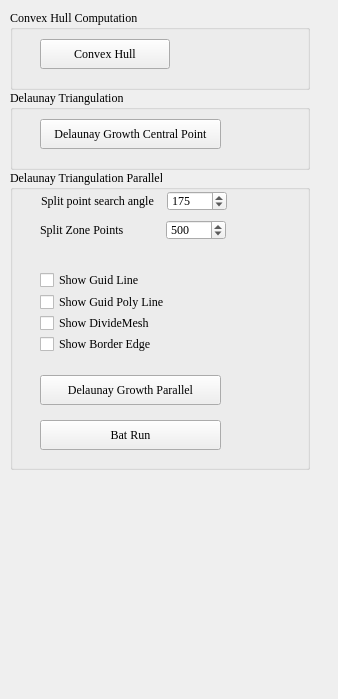
<?xml version="1.0" encoding="UTF-8"?>
<ui version="4.0">
 <class>FormDelaunayParallel</class>
 <widget class="QWidget" name="FormDelaunayParallel">
  <property name="geometry">
   <rect>
    <x>0</x>
    <y>0</y>
    <width>338</width>
    <height>699</height>
   </rect>
  </property>
  <property name="font">
   <font>
    <family>Times New Roman</family>
   </font>
  </property>
  <property name="windowTitle">
   <string>Form</string>
  </property>
  <widget class="QGroupBox" name="groupBox">
   <property name="geometry">
    <rect>
     <x>10</x>
     <y>10</y>
     <width>300</width>
     <height>80</height>
    </rect>
   </property>
   <property name="minimumSize">
    <size>
     <width>300</width>
     <height>80</height>
    </size>
   </property>
   <property name="maximumSize">
    <size>
     <width>300</width>
     <height>80</height>
    </size>
   </property>
   <property name="title">
    <string>Convex Hull Computation</string>
   </property>
   <widget class="QPushButton" name="pushButtonConvexHull">
    <property name="geometry">
     <rect>
      <x>30</x>
      <y>29</y>
      <width>130</width>
      <height>30</height>
     </rect>
    </property>
    <property name="minimumSize">
     <size>
      <width>130</width>
      <height>30</height>
     </size>
    </property>
    <property name="text">
     <string>Convex Hull</string>
    </property>
   </widget>
  </widget>
  <widget class="QGroupBox" name="groupBox_2">
   <property name="geometry">
    <rect>
     <x>10</x>
     <y>90</y>
     <width>300</width>
     <height>80</height>
    </rect>
   </property>
   <property name="minimumSize">
    <size>
     <width>300</width>
     <height>80</height>
    </size>
   </property>
   <property name="maximumSize">
    <size>
     <width>300</width>
     <height>80</height>
    </size>
   </property>
   <property name="title">
    <string>Delaunay Triangulation</string>
   </property>
   <widget class="QPushButton" name="pushButtonDelaunayGrowth">
    <property name="geometry">
     <rect>
      <x>30</x>
      <y>29</y>
      <width>181</width>
      <height>30</height>
     </rect>
    </property>
    <property name="minimumSize">
     <size>
      <width>130</width>
      <height>30</height>
     </size>
    </property>
    <property name="text">
     <string>Delaunay Growth Central Point</string>
    </property>
   </widget>
  </widget>
  <widget class="QGroupBox" name="groupBox_3">
   <property name="geometry">
    <rect>
     <x>10</x>
     <y>170</y>
     <width>300</width>
     <height>300</height>
    </rect>
   </property>
   <property name="minimumSize">
    <size>
     <width>300</width>
     <height>300</height>
    </size>
   </property>
   <property name="maximumSize">
    <size>
     <width>300</width>
     <height>300</height>
    </size>
   </property>
   <property name="title">
    <string>Delaunay Triangulation Parallel</string>
   </property>
   <widget class="QPushButton" name="pushButtonDelaunayGrowthParallel">
    <property name="geometry">
     <rect>
      <x>30</x>
      <y>205</y>
      <width>181</width>
      <height>30</height>
     </rect>
    </property>
    <property name="minimumSize">
     <size>
      <width>130</width>
      <height>30</height>
     </size>
    </property>
    <property name="text">
     <string>Delaunay Growth Parallel</string>
    </property>
   </widget>
   <widget class="QWidget" name="layoutWidget">
    <property name="geometry">
     <rect>
      <x>30</x>
      <y>49</y>
      <width>188</width>
      <height>22</height>
     </rect>
    </property>
    <layout class="QHBoxLayout" name="horizontalLayout_2">
     <item>
      <widget class="QLabel" name="labelThickNess_5">
       <property name="minimumSize">
        <size>
         <width>120</width>
         <height>20</height>
        </size>
       </property>
       <property name="maximumSize">
        <size>
         <width>120</width>
         <height>20</height>
        </size>
       </property>
       <property name="text">
        <string>Split Zone Points</string>
       </property>
      </widget>
     </item>
     <item>
      <widget class="QSpinBox" name="spinBoxSplitZonePoints">
       <property name="minimumSize">
        <size>
         <width>60</width>
         <height>20</height>
        </size>
       </property>
       <property name="maximumSize">
        <size>
         <width>60</width>
         <height>20</height>
        </size>
       </property>
       <property name="minimum">
        <number>10</number>
       </property>
       <property name="maximum">
        <number>5000</number>
       </property>
       <property name="singleStep">
        <number>10</number>
       </property>
       <property name="value">
        <number>500</number>
       </property>
      </widget>
     </item>
    </layout>
   </widget>
   <widget class="QWidget" name="layoutWidget">
    <property name="geometry">
     <rect>
      <x>31</x>
      <y>20</y>
      <width>188</width>
      <height>22</height>
     </rect>
    </property>
    <layout class="QHBoxLayout" name="horizontalLayout">
     <item>
      <widget class="QLabel" name="labelThickNess_4">
       <property name="minimumSize">
        <size>
         <width>120</width>
         <height>20</height>
        </size>
       </property>
       <property name="maximumSize">
        <size>
         <width>120</width>
         <height>20</height>
        </size>
       </property>
       <property name="text">
        <string>Split point search angle</string>
       </property>
      </widget>
     </item>
     <item>
      <widget class="QSpinBox" name="spinBoxSplitPointAngle">
       <property name="minimumSize">
        <size>
         <width>60</width>
         <height>20</height>
        </size>
       </property>
       <property name="maximumSize">
        <size>
         <width>60</width>
         <height>20</height>
        </size>
       </property>
       <property name="minimum">
        <number>170</number>
       </property>
       <property name="maximum">
        <number>179</number>
       </property>
       <property name="singleStep">
        <number>1</number>
       </property>
       <property name="value">
        <number>175</number>
       </property>
      </widget>
     </item>
    </layout>
   </widget>
   <widget class="QCheckBox" name="checkBoxShowGuidLine">
    <property name="geometry">
     <rect>
      <x>30</x>
      <y>100</y>
      <width>140</width>
      <height>20</height>
     </rect>
    </property>
    <property name="minimumSize">
     <size>
      <width>140</width>
      <height>0</height>
     </size>
    </property>
    <property name="maximumSize">
     <size>
      <width>140</width>
      <height>20</height>
     </size>
    </property>
    <property name="text">
     <string>Show Guid Line</string>
    </property>
    <property name="checked">
     <bool>false</bool>
    </property>
   </widget>
   <widget class="QCheckBox" name="checkBoxShowGuidPolyLine">
    <property name="geometry">
     <rect>
      <x>30</x>
      <y>122</y>
      <width>140</width>
      <height>20</height>
     </rect>
    </property>
    <property name="minimumSize">
     <size>
      <width>140</width>
      <height>0</height>
     </size>
    </property>
    <property name="maximumSize">
     <size>
      <width>140</width>
      <height>20</height>
     </size>
    </property>
    <property name="text">
     <string>Show Guid Poly Line</string>
    </property>
    <property name="checked">
     <bool>false</bool>
    </property>
   </widget>
   <widget class="QCheckBox" name="checkBoxShowDivideMesh">
    <property name="geometry">
     <rect>
      <x>30</x>
      <y>143</y>
      <width>140</width>
      <height>20</height>
     </rect>
    </property>
    <property name="minimumSize">
     <size>
      <width>140</width>
      <height>0</height>
     </size>
    </property>
    <property name="maximumSize">
     <size>
      <width>140</width>
      <height>20</height>
     </size>
    </property>
    <property name="text">
     <string>Show DivideMesh</string>
    </property>
    <property name="checked">
     <bool>false</bool>
    </property>
   </widget>
   <widget class="QCheckBox" name="checkBoxShowBorderEdge">
    <property name="geometry">
     <rect>
      <x>30</x>
      <y>164</y>
      <width>140</width>
      <height>20</height>
     </rect>
    </property>
    <property name="minimumSize">
     <size>
      <width>140</width>
      <height>0</height>
     </size>
    </property>
    <property name="maximumSize">
     <size>
      <width>140</width>
      <height>20</height>
     </size>
    </property>
    <property name="text">
     <string>Show Border Edge</string>
    </property>
    <property name="checked">
     <bool>false</bool>
    </property>
   </widget>
   <widget class="QPushButton" name="pushButtonBatRun">
    <property name="geometry">
     <rect>
      <x>30</x>
      <y>250</y>
      <width>181</width>
      <height>30</height>
     </rect>
    </property>
    <property name="minimumSize">
     <size>
      <width>130</width>
      <height>30</height>
     </size>
    </property>
    <property name="text">
     <string>Bat Run</string>
    </property>
   </widget>
  </widget>
 </widget>
 <resources/>
 <connections/>
</ui>
